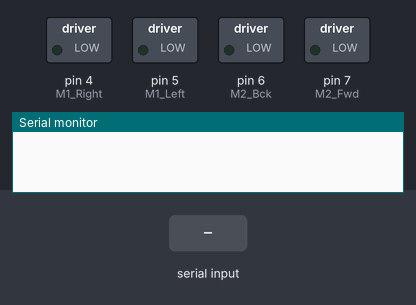
Recording of a sketch running on a simulated Arduino Uno, built with avr-gcc and run on an emulated ATmega328P. On the bench: switched loads named in the sketch (green lamp = pin HIGH), the last lines printed to the serial monitor. The test bench sets the inputs (shaded band).

Above: at 1.2 s.
1.3 s: "3" received over Serial
At 1.9 s:
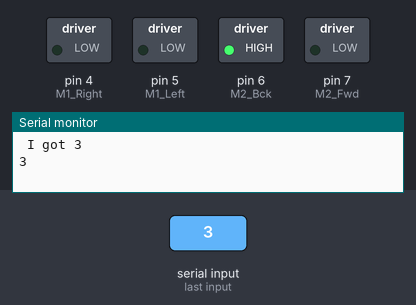
3.0 s: "r" received over Serial
At 4.3 s:
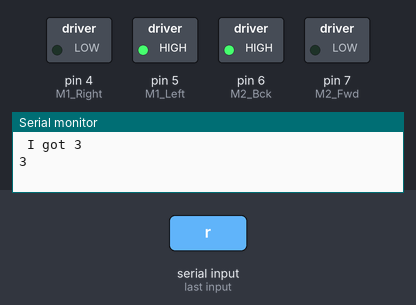
6.0 s: "l" received over Serial
At 7.0 s:
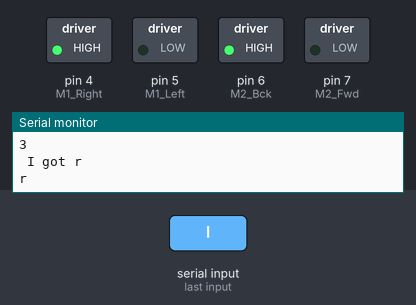
9.0 s: "b" received over Serial
At 10.1 s:
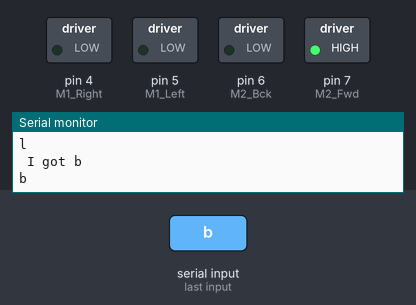
10.5 s: "5" received over Serial
At 11.2 s:
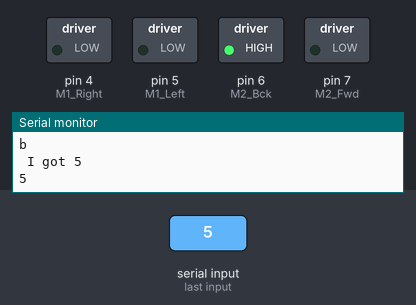
Timing chart, 0 to 13.0 s (numbered marks = the images above; inputs shaded):
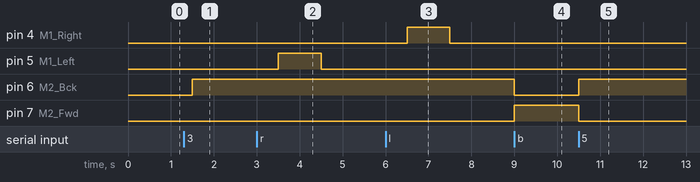

The sketch:

Main_Sketch.ino
```cpp
/* The input pins of the Ultrasonic sensor */
#define trigPin 3
#define echoPin 2
/* The input pins of the H-bridge and the 2 motors */
#define M1_Left  5
#define M1_Right 4
#define M2_Fwd 7
#define M2_Bck 6
/* This is your car's velocity in m/sec , Please modify it to your own car velcity */
#define Car_Speed 0.55 /*  */

String message; //string that stores the incoming message
long duration, distance, desired_distance = 0;
bool Flag=0;
unsigned long StartTime, CurrentTime ,ElapsedTime ;

void setup()
{
  Serial.begin(9600);
  pinMode(trigPin, OUTPUT);
  pinMode(echoPin, INPUT);
  pinMode(M1_Left, OUTPUT);
  pinMode(M1_Right , OUTPUT);
  pinMode(M2_Fwd, OUTPUT);
  pinMode(M2_Bck , OUTPUT);
}

void Read_Values(){
  digitalWrite(trigPin, LOW);
  delayMicroseconds(2);
  digitalWrite(trigPin, HIGH);
  delayMicroseconds(1000);
  delayMicroseconds(10);
  digitalWrite(trigPin, LOW);
}
/* This function to detect if there is an obstacle in range of 20 cm or not and set the flad to high if there was an obstacle in the mentioned range */
void Is_Obstacle(){
  Read_Values();
  duration = pulseIn(echoPin, HIGH);
  distance = (duration/2) / 29.1;
  Serial.println(distance);
  if (distance < 20) {
  Serial.println("Obstacle");
  Flag=1;
  }
  else if (distance >= 200 || distance <= 0){
    Serial.println("Out of range");
  }
  else {
    Serial.print(distance);
    Serial.println(" cm");
      Flag=0;
  }
}
/*
  go(1)   ->      Car goes forward
  go(2)   ->      Car goes backward
*/
void go(int direction)
{
  boolean inPin1 = HIGH;
  boolean inPin2 = LOW;

  if(direction== 1){
    inPin1 = LOW;
    inPin2 = HIGH;
  }
    digitalWrite(M2_Fwd, inPin1);
    digitalWrite(M2_Bck , inPin2);
}

/* Car goes straight */
void straight(){
    digitalWrite(M1_Left, LOW);
    digitalWrite(M1_Right , LOW);
}

/*
  turn(1)   ->      Car tuns right
  turn(2)   ->      Car turns left
*/
void turn(int direction)
{
  boolean inPin1 = LOW;
  boolean inPin2 = HIGH;

  if(direction== 1){
    inPin1 = HIGH;
    inPin2 = LOW;
  }
    digitalWrite(M1_Left, inPin1);
    digitalWrite(M1_Right , inPin2);
}

/* Car Stops */
void stop(){
    digitalWrite(M1_Left, LOW);
    digitalWrite(M1_Right , LOW);
    digitalWrite(M2_Fwd, LOW);
    digitalWrite(M2_Bck , LOW);
}

void loop()
{
  while(Serial.available())
  {
   //while there is data available on the serial monitor
    message=char(Serial.read());//store string from serial command
    /* if there is no obstacle */
    if ( Flag == 0)
    {
      /* Checking on which charachter i recieved from the bluetooth serial */
      if (message == "3")     {
            desired_distance=3000;
            go(1); /* */
            StartTime = millis();
            Serial.println(" I got 3 "); //show the data
      }
      else if (message == "5"){
            desired_distance=5000;
            go(1); /* */
            StartTime = millis();
            Serial.println(" I got 5 "); //show the data
      }
      else if (message == "r"){
          go(1); /* */
          turn (1);
          delay(1000);
          straight();
          Serial.println(" I got r "); //show the data
      }
      else if (message == "l"){
          go(1); /* */
          turn (2);
          delay(1000);
          straight();
          Serial.println(" I got l "); //show the data
      }
      else if (message == "s"){
          stop(); /* */
          Serial.println(" I got s "); //show the data
      }
      else if (message == "b"){
          go(2); /* */
          Serial.println(" I got b "); //show the data
      }
      else if (message == "f"){
          go(1); /* */
          Serial.println(" I got f "); //show the data
      }
       else if ( ((millis()-StartTime)/(1000*60))*Car_Speed == desired_distance ) {
          stop();
          Serial.println("Catch your Pokemon ! ");
      }

    }    else if ( Flag == 1) { /* When there is obstacle the car stops and goes back to the  manual mode , where the user fully controls the movment*/
          stop();}
  }
  if(!Serial.available())
  {
    if(message!="")
    {//if data is available
          Serial.println(message); //show the data
          message=""; //clear the data
    }
  }
  delay(500); //delay
}
```

Measured:
- after the input at 1.3 s, pin 6 (M2_Bck): LOW → HIGH after 0.20 s
- after the input at 3.0 s, pin 5 (M1_Left): LOW → HIGH after 0.50 s, → LOW 1.0 s later
- after the input at 6.0 s, pin 4 (M1_Right): LOW → HIGH after 0.50 s, → LOW 1.0 s later
- after the input at 9.0 s, pin 6 (M2_Bck): HIGH → LOW at once; pin 7 (M2_Fwd): LOW → HIGH at once
- after the input at 10.5 s, pin 6 (M2_Bck): LOW → HIGH at once; pin 7 (M2_Fwd): HIGH → LOW at once
